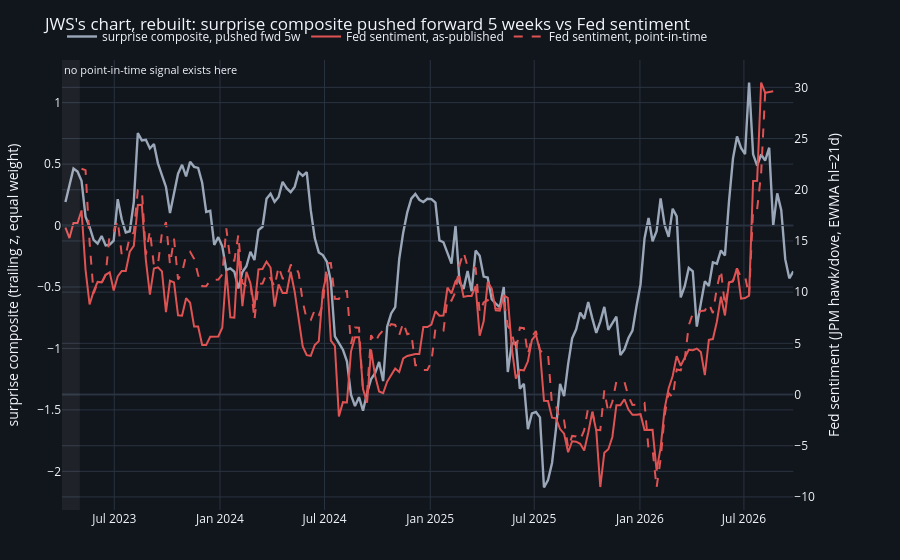

Here is the notebook cell this chart was saved with:
### Markdown cell above
## 1. The chart, in both vintages

Grey on the left axis is the surprise composite **pushed forward five weeks**,
exactly as JWS draws it. Red on the right is Fed sentiment. The dashed red
line is the point-in-time vintage -- the same weeks, gated on what had been
published. The shaded band before 2023-05-02 is where the point-in-time
series does not exist at all.

### Code cell
push = pd.Timedelta(weeks=CFG.jws_lead_weeks)
x_push = X_ALL.copy()
x_push.index = x_push.index + push

fig = make_subplots(specs=[[{"secondary_y": True}]])
m = x_push.index >= pd.Timestamp(CFG.chart_start)
fig.add_trace(go.Scatter(x=x_push.index[m], y=x_push[m], name=f"surprise composite, pushed fwd {CFG.jws_lead_weeks}w",
                         line=dict(color=GREY, width=2.4)), secondary_y=False)
for series, name, dash in ((SENT_AP["sentiment"], "Fed sentiment, as-published", "solid"),
                           (SENT_PIT["sentiment"], "Fed sentiment, point-in-time", "dash")):
    s = series[series.index >= pd.Timestamp(CFG.chart_start)]
    fig.add_trace(go.Scatter(x=s.index, y=s, name=name,
                             line=dict(color=RED, width=2.0, dash=dash)), secondary_y=True)
fig.add_vrect(x0=CFG.chart_start, x1=CFG.corpus_start, fillcolor="#ffffff", opacity=0.06,
              line_width=0, annotation_text="no point-in-time signal exists here",
              annotation_position="top left", annotation_font_size=11)
fig.add_hline(y=0, line=dict(color=GRID, width=1), secondary_y=False)
fig.update_yaxes(title_text="surprise composite (trailing z, equal weight)", secondary_y=False)
fig.update_yaxes(title_text="Fed sentiment (JPM hawk/dove, EWMA hl=21d)", secondary_y=True)
style(fig, 560, "JWS's chart, rebuilt: surprise composite pushed forward 5 weeks vs Fed sentiment")
fig.show()

### Figure 1 — Plotly figure (JSON) as saved in the notebook; plotly's stock layout.template omitted (floating-point values rounded to 4 significant figures; data arrays with more than 128 entries replaced by an {"elided": "..."} marker saying what was removed)
{"data": [{"line": {"color": "#9aa7b8", "width": 2.4}, "name": "surprise composite, pushed fwd 5w", "type": "scatter", "x": {"elided": "182 str values"}, "xaxis": "x", "y": {"elided": "182 float values"}, "yaxis": "y"}, {"line": {"color": "#e05353", "dash": "solid", "width": 2.0}, "name": "Fed sentiment, as-published", "type": "scatter", "x": {"elided": "177 str values"}, "xaxis": "x", "y": {"elided": "177 float values"}, "yaxis": "y2"}, {"line": {"color": "#e05353", "dash": "dash", "width": 2.0}, "name": "Fed sentiment, point-in-time", "type": "scatter", "x": {"elided": "177 str values"}, "xaxis": "x", "y": {"elided": "177 float values"}, "yaxis": "y2"}], "layout": {"annotations": [{"font": {"size": 11}, "showarrow": false, "text": "no point-in-time signal exists here", "x": "2023-04-01", "xanchor": "left", "xref": "x", "y": 1, "yanchor": "top", "yref": "y domain"}], "font": {"size": 12}, "height": 560, "legend": {"orientation": "h", "x": 0, "y": 1.02, "yanchor": "bottom"}, "margin": {"b": 50, "l": 60, "r": 60, "t": 60}, "paper_bgcolor": "#11151c", "plot_bgcolor": "#11151c", "shapes": [{"fillcolor": "#ffffff", "line": {"width": 0}, "opacity": 0.06, "type": "rect", "x0": "2023-04-01", "x1": "2023-05-02", "xref": "x", "y0": 0, "y1": 1, "yref": "y domain"}, {"line": {"color": "#2a3340", "width": 1}, "type": "line", "x0": 0, "x1": 1, "xref": "x domain", "y0": 0, "y1": 0, "yref": "y"}], "title": {"text": "JWS's chart, rebuilt: surprise composite pushed forward 5 weeks vs Fed sentiment"}, "xaxis": {"anchor": "y", "domain": [0.0, 0.94], "gridcolor": "#2a3340", "zerolinecolor": "#2a3340"}, "yaxis": {"anchor": "x", "domain": [0.0, 1.0], "gridcolor": "#2a3340", "title": {"text": "surprise composite (trailing z, equal weight)"}, "zerolinecolor": "#2a3340"}, "yaxis2": {"anchor": "x", "gridcolor": "#2a3340", "overlaying": "y", "side": "right", "title": {"text": "Fed sentiment (JPM hawk/dove, EWMA hl=21d)"}, "zerolinecolor": "#2a3340"}}}
